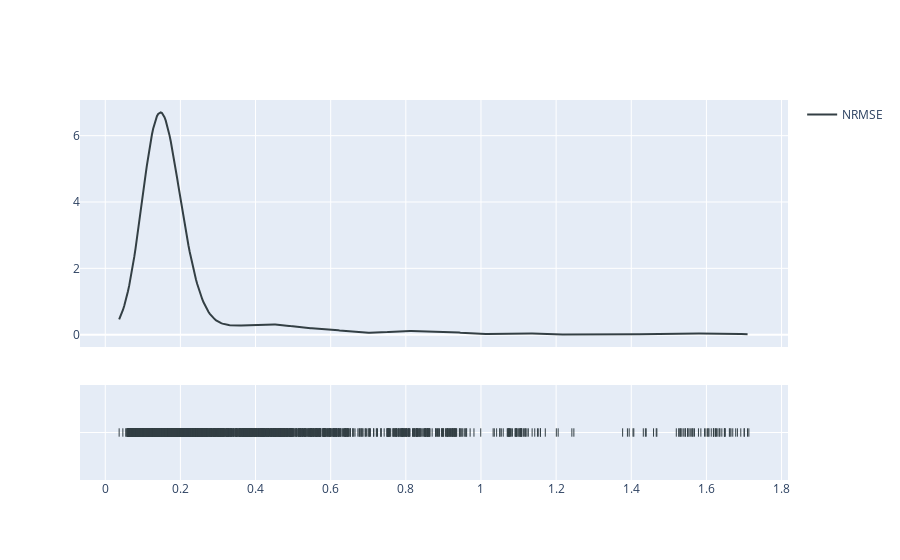

Notebook code for this chart:
### Code cell
hist_data = [gelu_nrmse]

group_labels = ['NRMSE']
colors = ['#333F44']

# Create distplot with curve_type set to 'normal'
fig = ff.create_distplot(hist_data, group_labels, show_hist=False, colors=colors)

# Add title
# fig.update_layout(title_text='MSE')
fig.show()

### Figure 1 — Plotly figure (JSON) as saved in the notebook; plotly's stock layout.template omitted (floating-point values rounded to 4 significant figures; data arrays with more than 128 entries replaced by an {"elided": "..."} marker saying what was removed)
{"data": [{"legendgroup": "NRMSE", "marker": {"color": "#333F44"}, "mode": "lines", "name": "NRMSE", "showlegend": true, "type": "scatter", "x": {"elided": "500 float values"}, "xaxis": "x", "y": {"elided": "500 float values"}, "yaxis": "y"}, {"legendgroup": "NRMSE", "marker": {"color": "#333F44", "symbol": "line-ns-open"}, "mode": "markers", "name": "NRMSE", "showlegend": false, "type": "scatter", "x": {"elided": "7296 float values"}, "xaxis": "x", "y": {"elided": "7296 str values"}, "yaxis": "y2"}], "layout": {"barmode": "overlay", "hovermode": "closest", "legend": {"traceorder": "reversed"}, "xaxis": {"anchor": "y2", "domain": [0, 1], "zeroline": false}, "yaxis": {"anchor": "free", "domain": [0.35, 1], "position": 0}, "yaxis2": {"anchor": "x", "domain": [0, 0.25], "dtick": 1, "showticklabels": false}}}
